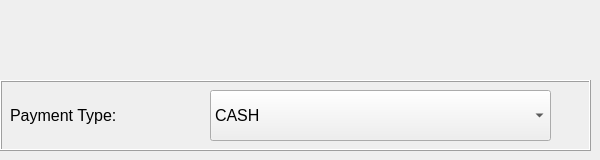
    <widget class="QWidget" name="page_15">
     <widget class="QFrame" name="frame_17">
      <property name="geometry">
       <rect>
        <x>0</x>
        <y>80</y>
        <width>591</width>
        <height>71</height>
       </rect>
      </property>
      <property name="frameShape">
       <enum>QFrame::Box</enum>
      </property>
      <property name="frameShadow">
       <enum>QFrame::Raised</enum>
      </property>
      <widget class="QComboBox" name="payOption">
       <property name="geometry">
        <rect>
         <x>210</x>
         <y>10</y>
         <width>341</width>
         <height>51</height>
        </rect>
       </property>
       <property name="font">
        <font>
         <pointsize>12</pointsize>
        </font>
       </property>
       <property name="tabletTracking">
        <bool>true</bool>
       </property>
       <property name="currentIndex">
        <number>0</number>
       </property>
       <item>
        <property name="text">
         <string>CASH</string>
        </property>
       </item>
       <item>
        <property name="text">
         <string>SHOPEEPAY</string>
        </property>
       </item>
       <item>
        <property name="text">
         <string>GOPAY</string>
        </property>
       </item>
       <item>
        <property name="text">
         <string>OVO</string>
        </property>
       </item>
       <item>
        <property name="text">
         <string>BANK TRANSFER</string>
        </property>
       </item>
      </widget>
      <widget class="QLabel" name="orderTypeLabel_2">
       <property name="geometry">
        <rect>
         <x>10</x>
         <y>10</y>
         <width>191</width>
         <height>51</height>
        </rect>
       </property>
       <property name="font">
        <font>
         <pointsize>12</pointsize>
        </font>
       </property>
       <property name="text">
        <string>Payment Type: </string>
       </property>
      </widget>
     </widget>
    </widget>
